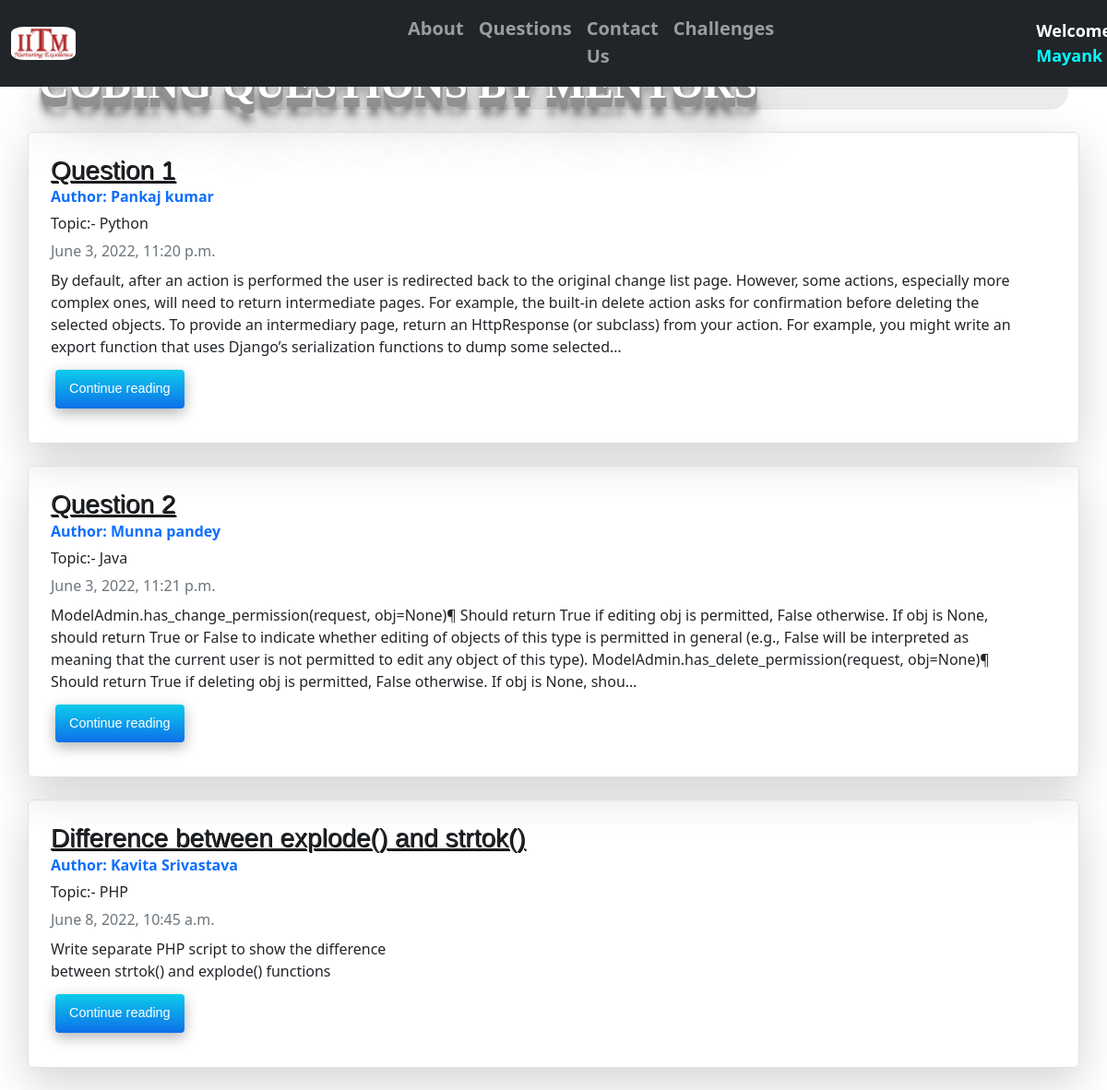
Screenshot of /questions/ (signed in) with the database file from the repository.
### questions/models.py (models this page shows, shortened)
class Ques(models.Model):
    sno = models.AutoField(primary_key= True)
    title = models.CharField(max_length=255)
    topic = models.CharField(max_length=200)
    author=models.CharField(max_length=60)
    slug=models.CharField(max_length=130)
    timeStamp=models.DateTimeField(blank=True)
    content=models.TextField()

### questions/views.py (the view)
# urls.py: path('', views.questions, name="questions"),
def questions(request):
    allPosts= Ques.objects.all()
    context={'allPosts': allPosts}
    return render(request, "questions/questions.html", context)

### template/questions/questions.html (shortened to what this page needs)
{% extends 'base.html' %}
{% load extras %}
{% block body %}
<div class="container my-3">
    <h2  id="headingques">Coding Questions By Mentors</h2>
    {% for Ques in allPosts %}
    <div class="row no-gutters border rounded overflow-hidden flex-md-row mb-4 shadow-lg h-md-250 my-4 position-relative">
        <div class="col p-4 d-flex flex-column position-static">
            <h3 class="mb-0" style="font-family: Arial; text-shadow: 1px 1px 0 #000"><u>{{Ques.title}}</u></h3>
            <strong class="d-inline-block mb-2 text-primary">Author: {{Ques.author}}</strong>
            <h6>Topic:- {{Ques.topic}}</h6>
            <div class="mb-2 text-muted">{{Ques.timeStamp}}</div>
            <p class="card-text mb-auto">{{Ques.content|safe|truncatechars:500}}</p>
            <div class="my-2">
            	<a href="/questions/{{Ques.slug}}" role="button" class="btn" id="continuebutton">Continue reading</a>
            </div>
        </div>
        <div class="col-auto d-none d-lg-block">
        </div>
        </div>
        {% endfor %}
    </div>
{% endblock %}

### template/base.html (shortened to what this page needs)
<!DOCTYPE html>
<html lang="en">
<head>
  <link href="https://cdn.jsdelivr.net/npm/bootstrap@5.1.3/dist/css/bootstrap.min.css" rel="stylesheet"
>
    {% load static %}
    <link rel="stylesheet" type="text/css" href="{% static 'css/styles.css' %}">
    <link href="https://cdn.jsdelivr.net/npm/bootstrap@5.2.0-beta1/dist/css/bootstrap.min.css" rel="stylesheet"
>
    <link rel="stylesheet" href="https://cdnjs.cloudflare.com/ajax/libs/font-awesome/5.15.2/css/all.min.css"/>
  </head>
<body style="padding-top: 6vh">
  <nav class="navbar fixed-top navbar-expand-sm bg-dark navbar-dark">
    <div class="container-fluid">
      <a class="navbar-brand" href="/" style="padding-bottom: 0px; padding-top: 0px">
        <img src="/static/images/logo iitm.png" alt="Avatar" style="border-radius: 20%; width: 70px; background-color: white;">
      </a>
      <div class="collapse navbar-collapse" id="navbarNav">
        <ul class="navbar-nav" style="padding-left: 28vw; padding-right:23vw; font-size:20px">
          <li class="nav-item"> <a href="#about" class="nav-link"><b> About </b></a> </li>
          <li class="nav-item"> <a href="/questions" class="nav-link"><b> Questions </b></a> </li>
          <li class="nav-item"> <a href="/contact" class="nav-link"><b> Contact Us </b></a> </li>
          <li class="nav-item"> <a href="/challenges" class="nav-link"><b> Challenges </b></a> </li>
        </ul>
        {% if user.is_authenticated %}
        <p style="color:white; margin-bottom: 0px; margin-right: 20px; font-weight:bold; font-size: large;">Welcome <span style="color:aqua; text-transform: capitalize; ">{{request.user}}</span></p>
        {% endif %}
  </nav>
{% block body %}{% endblock body %}
</body>
</html>

### static/css/styles.css (style rules this page uses)
.navbar { background: #000000 }
.nav-item::after { content: ''; display: block; width: 0; height: 0.125rem; background: #ffffff; transition: 0.2s }
.nav-link { padding: 0.9rem 0.3rem; transition: 0.2s; }
#headingques { background-color:#00000014; border-radius:20px; text-transform: uppercase; font-family: verdana; font-size: 3.8vw; font-weight: 700; color: rgb(255, 255, 255); text-shadow: 1px 1px 1px #919191, 1px 2px 1px #919191, 1px 3px 1px #919191, 1px 4px 1px #919191, 1px 5px 1px #919191, 1px 6px 1px #919191, 1px 7px 1px #919191, 1px 8px 1px #919191, 1px 9px 1px #919191, 1px 10px 1px #919191, 1px 18px 6px rgba(16,16,16,0.4), 1px 22px 10px rgba(16,16,16,0.2), 1px 25px 35px rgba(16,16,16,0.2), 1px 30px 60px rgba(16,16,16,0.4); }
#continuebutton { background-image: linear-gradient(#0dccea, #0d70ea); border: 0; border-radius: 4px; box-shadow: rgba(0, 0, 0, .3) 0 5px 15px; box-sizing: border-box; color: #fff; cursor: pointer; font-family: Montserrat,sans-serif; font-size: .9em; margin: 5px; padding: 10px 15px; text-align: center; user-select: none; -webkit-user-select: none; touch-action: manipulation; }

### rows the page displays
Ques: title "Question 1", author "Pankaj kumar", topic "Python", timeStamp "June 3, 2022, 11:20 p.m.", content "By default, after an action is performed the user is redirected back to the original change list page. However, some actions, especially more complex ones, will need to return intermediate pages. For example, the built-in delete action asks for confirmation before deleting the selected objects. To provide an intermediary page, return an HttpResponse (or subclass) from your action. For example, you might write an export function that uses Django’s serialization functions to dump some selected…"
Ques: title "Question 2", author "Munna pandey", topic "Java", timeStamp "June 3, 2022, 11:21 p.m.", content "ModelAdmin.has_change_permission(request, obj=None)¶ Should return True if editing obj is permitted, False otherwise. If obj is None, should return True or False to indicate whether editing of objects of this type is permitted in general (e.g., False will be interpreted as meaning that the current user is not permitted to edit any object of this type). ModelAdmin.has_delete_permission(request, obj=None)¶ Should return True if deleting obj is permitted, False otherwise. If obj is None, shou…"
Ques: title "Difference between explode() and strtok()", author "Kavita Srivastava", topic "PHP", timeStamp "June 8, 2022, 10:45 a.m.", content "Write separate PHP script to show the difference between strtok() and explode() functions"

### other values shown
{{ request.user }} "Mayank"
